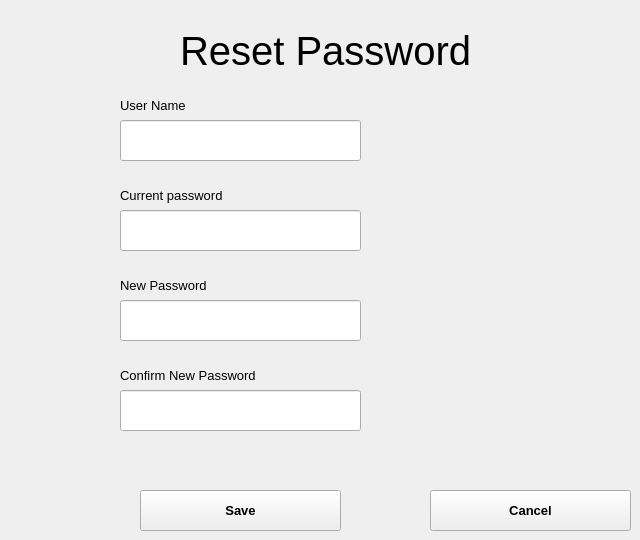
   <widget class="QWidget" name="tab_22">
    <attribute name="title">
     <string>Reset Password</string>
    </attribute>
    <widget class="QPushButton" name="savenewpassword">
     <property name="geometry">
      <rect>
       <x>140</x>
       <y>490</y>
       <width>201</width>
       <height>41</height>
      </rect>
     </property>
     <property name="font">
      <font>
       <family>Segoe UI</family>
       <pointsize>10</pointsize>
       <weight>75</weight>
       <bold>true</bold>
      </font>
     </property>
     <property name="text">
      <string>Save</string>
     </property>
    </widget>
    <widget class="QLabel" name="label_194">
     <property name="geometry">
      <rect>
       <x>120</x>
       <y>90</y>
       <width>101</width>
       <height>31</height>
      </rect>
     </property>
     <property name="font">
      <font>
       <family>Segoe UI</family>
       <pointsize>10</pointsize>
      </font>
     </property>
     <property name="text">
      <string>User Name</string>
     </property>
    </widget>
    <widget class="QLabel" name="label_195">
     <property name="geometry">
      <rect>
       <x>120</x>
       <y>270</y>
       <width>111</width>
       <height>31</height>
      </rect>
     </property>
     <property name="font">
      <font>
       <family>Segoe UI</family>
       <pointsize>10</pointsize>
      </font>
     </property>
     <property name="text">
      <string>New Password</string>
     </property>
    </widget>
    <widget class="QLabel" name="label_196">
     <property name="geometry">
      <rect>
       <x>120</x>
       <y>360</y>
       <width>181</width>
       <height>31</height>
      </rect>
     </property>
     <property name="font">
      <font>
       <family>Segoe UI</family>
       <pointsize>10</pointsize>
      </font>
     </property>
     <property name="text">
      <string>Confirm New Password</string>
     </property>
    </widget>
    <widget class="QLineEdit" name="confirmnewpasswordreset">
     <property name="geometry">
      <rect>
       <x>120</x>
       <y>390</y>
       <width>241</width>
       <height>41</height>
      </rect>
     </property>
     <property name="font">
      <font>
       <family>Segoe UI</family>
       <pointsize>10</pointsize>
      </font>
     </property>
    </widget>
    <widget class="QLineEdit" name="currentpasswordresetpass">
     <property name="geometry">
      <rect>
       <x>120</x>
       <y>210</y>
       <width>241</width>
       <height>41</height>
      </rect>
     </property>
     <property name="font">
      <font>
       <family>Segoe UI</family>
       <pointsize>10</pointsize>
      </font>
     </property>
    </widget>
    <widget class="QLabel" name="label_197">
     <property name="geometry">
      <rect>
       <x>120</x>
       <y>180</y>
       <width>141</width>
       <height>31</height>
      </rect>
     </property>
     <property name="font">
      <font>
       <family>Segoe UI</family>
       <pointsize>10</pointsize>
      </font>
     </property>
     <property name="text">
      <string>Current password</string>
     </property>
    </widget>
    <widget class="QLineEdit" name="newpasswordreset">
     <property name="geometry">
      <rect>
       <x>120</x>
       <y>300</y>
       <width>241</width>
       <height>41</height>
      </rect>
     </property>
     <property name="font">
      <font>
       <family>Segoe UI</family>
       <pointsize>10</pointsize>
      </font>
     </property>
    </widget>
    <widget class="QLabel" name="label_198">
     <property name="geometry">
      <rect>
       <x>180</x>
       <y>20</y>
       <width>351</width>
       <height>61</height>
      </rect>
     </property>
     <property name="font">
      <font>
       <family>Segoe UI</family>
       <pointsize>30</pointsize>
       <weight>50</weight>
       <bold>false</bold>
      </font>
     </property>
     <property name="styleSheet">
      <string notr="true"/>
     </property>
     <property name="text">
      <string>Reset Password</string>
     </property>
    </widget>
    <widget class="QLabel" name="errormessageresetpass">
     <property name="geometry">
      <rect>
       <x>120</x>
       <y>440</y>
       <width>511</width>
       <height>31</height>
      </rect>
     </property>
     <property name="font">
      <font>
       <family>Segoe UI</family>
       <pointsize>10</pointsize>
       <weight>75</weight>
       <bold>true</bold>
      </font>
     </property>
     <property name="styleSheet">
      <string notr="true">color:red;</string>
     </property>
     <property name="text">
      <string/>
     </property>
    </widget>
    <widget class="QPushButton" name="cancelresetpassword">
     <property name="geometry">
      <rect>
       <x>430</x>
       <y>490</y>
       <width>201</width>
       <height>41</height>
      </rect>
     </property>
     <property name="font">
      <font>
       <family>Segoe UI</family>
       <pointsize>10</pointsize>
       <weight>75</weight>
       <bold>true</bold>
      </font>
     </property>
     <property name="text">
      <string>Cancel</string>
     </property>
    </widget>
    <widget class="QLineEdit" name="usernameresetpass">
     <property name="geometry">
      <rect>
       <x>120</x>
       <y>120</y>
       <width>241</width>
       <height>41</height>
      </rect>
     </property>
     <property name="font">
      <font>
       <family>Segoe UI</family>
       <pointsize>10</pointsize>
      </font>
     </property>
    </widget>
   </widget>
